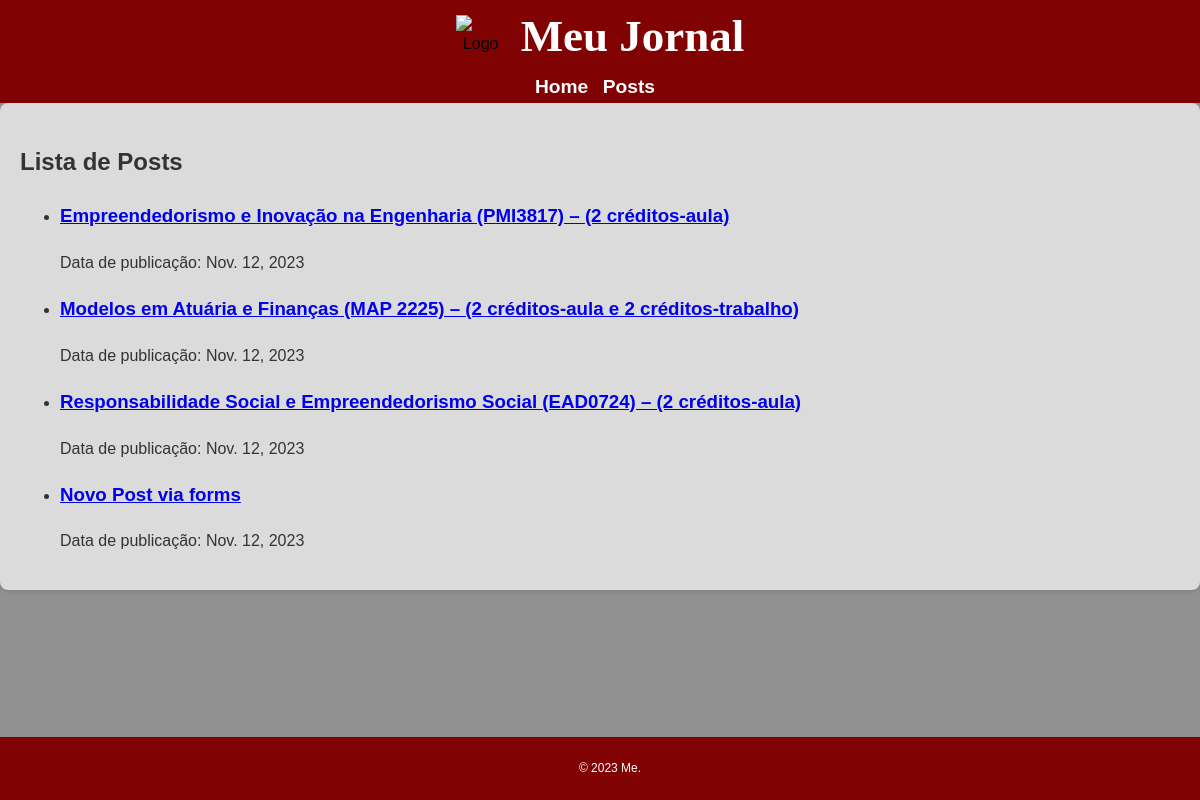
/posts/, run on an earlier commit of the app's database.
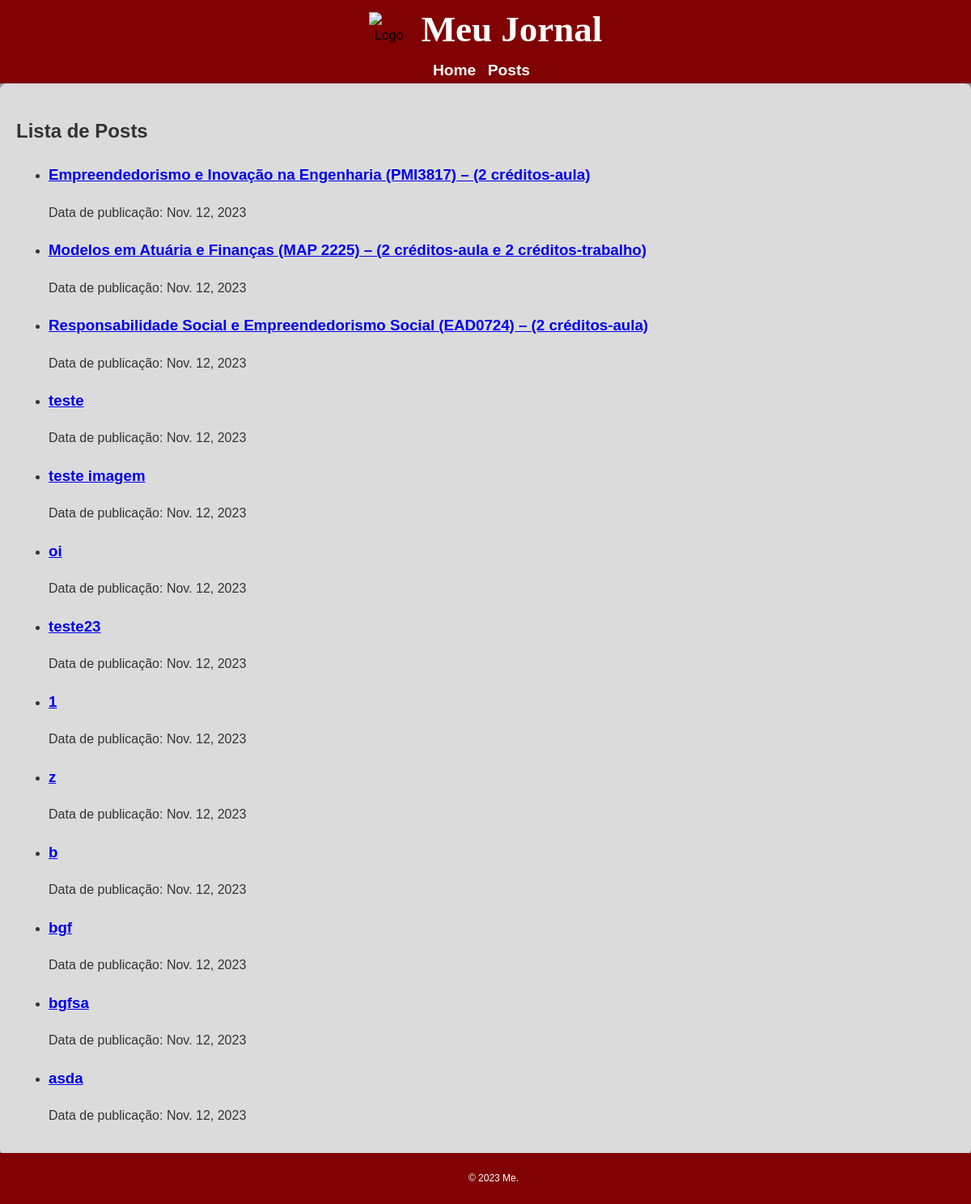
And on a later commit of the database.
### noticias/models.py (models this page shows, shortened)
class Post(models.Model):
    title = models.CharField(max_length=200)
    content = models.TextField()
    image = models.URLField(blank=True)
    published_date = models.DateTimeField(default=timezone.now)

### noticias/views.py (the view)
# urls.py: path('posts/', PostListView.as_view(), name='post_list'),
class PostListView(ListView):
    model = Post
    template_name = 'noticias/post_list.html'
    context_object_name = 'posts'

### noticias/templates/noticias/post_list.html (shortened to what this page needs)
{% extends 'noticias/base.html' %}
{% block content %}
    <h2>Lista de Posts</h2>
    {% if posts %}
        <ul>
            {% for post in posts %}
                <li>
                    <h3><a href="{% url 'post_detail' pk=post.pk %}">{{ post.title }}</a></h3>
                    {% with formatted_date=post.published_date|date %}
                        <p>Data de publicação: {{ formatted_date }}</p>
                    {% endwith %}
                </li>
            {% endfor %}
        </ul>
    {% else %}
        <p>Nenhum post disponível.</p>
    {% endif %}
{% endblock %}

### noticias/templates/noticias/base.html (shortened to what this page needs)
<!DOCTYPE html>
<html lang="en">
<head>
</head>
<body>
    <header>
        <nav>
            <ul>
                <div class="logo-cabeçalho">
                    <img src="https://i.imgur.com/bXZ6Lm6.png" alt="Logo" class="logo">
                    <h1 class="site-title">Meu Jornal</h1>
                </div>
                <li><a href="{% url 'home' %}">Home</a></li>
                <li><a href="{% url 'post_list' %}">Posts</a></li>
            </ul>
        </nav>
    </header>
    <main>
        {% block content %}{% endblock %}
    </main>
    <footer>
        <p>&copy; 2023 Me.</p>
    </footer>
</body>
</html>

### noticias/templates/noticias/base.html (style rules this page uses)
body { background-color: #919191; color: #333; font-family: 'Arial', sans-serif; margin: 0; padding: 0; line-height: 1.6; }
header { background-color: #810202; color: #000000; text-align: center; }
nav ul { list-style: none; padding: 0; margin: 0; text-align: center; }
nav ul li { display: inline; margin-right: 10px; }
nav ul li a { color: #fff; text-decoration: none; font-weight: bold; font-size: 1.2em; }
main { background-color: #dbdbdb; padding: 20px; margin-bottom: 60px; border-radius: 8px; box-shadow: 0 2px 4px rgba(0, 0, 0, 0.1); }
footer { background-color: #810202; color: #ffffff; text-align: center; padding: 10px; position: fixed; bottom: 0; width: 100%; font-size: 0.75em; }
.logo-cabeçalho { display: flex; align-items: center; justify-content: center; }
.logo { width: 50px; margin-right: 15px; }
.site-title { font-family: yasashii bold; font-size: 45px; margin: 0; color: #ffffff; }

What changed in the data, as far as the page shows it:
removed Post: title "Novo Post via forms", published_date "Nov. 12, 2023"
added Post: title "teste", published_date "Nov. 12, 2023"
added Post: title "teste imagem", published_date "Nov. 12, 2023"
added Post: title "oi", published_date "Nov. 12, 2023"
added Post: title "teste23", published_date "Nov. 12, 2023"
added Post: title "1", published_date "Nov. 12, 2023"
added Post: title "z", published_date "Nov. 12, 2023"
added Post: title "b", published_date "Nov. 12, 2023"
added Post: title "bgf", published_date "Nov. 12, 2023"
added Post: title "bgfsa", published_date "Nov. 12, 2023"
added Post: title "asda", published_date "Nov. 12, 2023"
